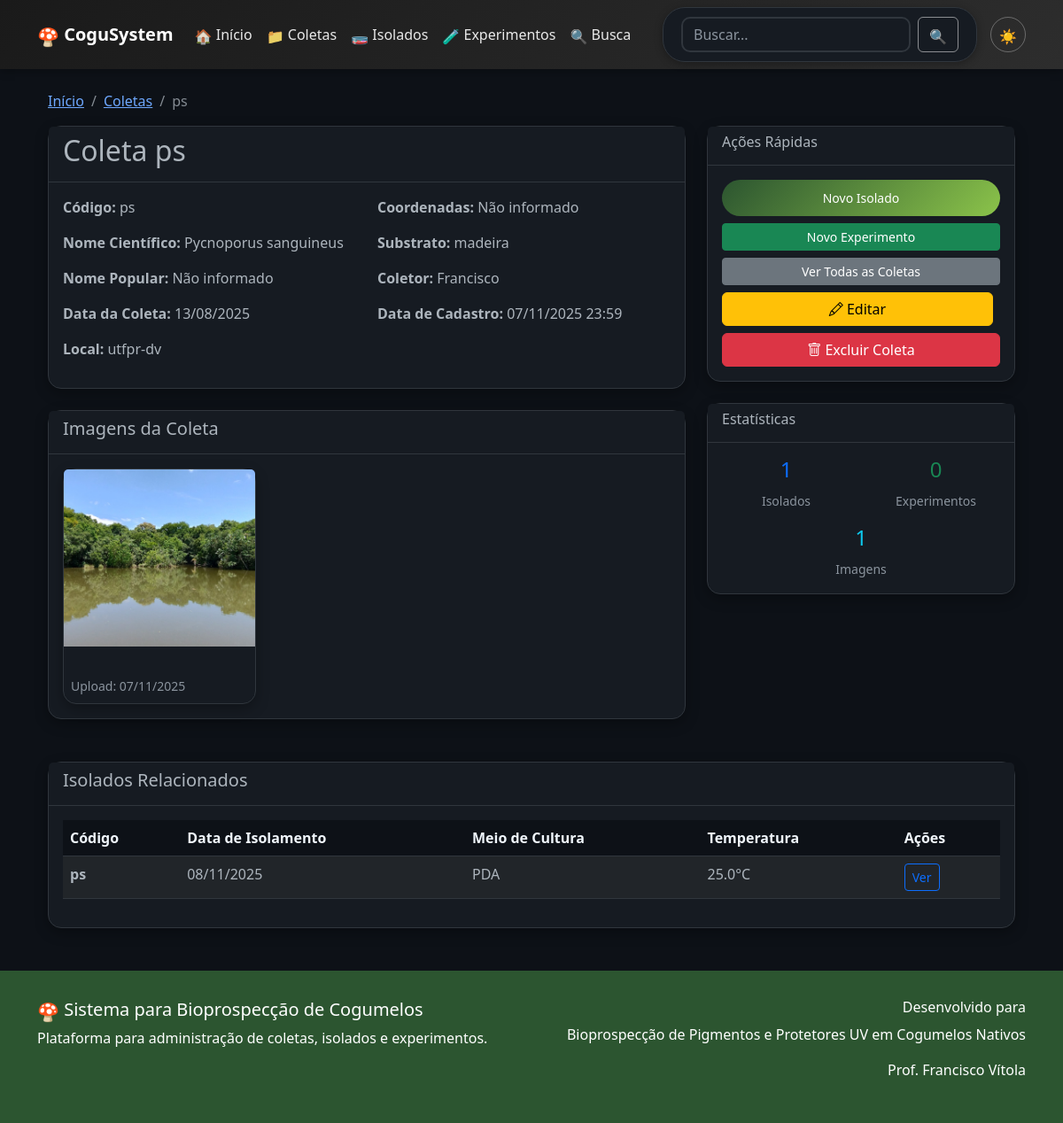
Screenshot of /coleta/1 with the database file from the repository.
### app.py (models this page shows)
class Coleta(db.Model):
    id = db.Column(db.Integer, primary_key=True)
    codigo = db.Column(db.String(50), unique=True, nullable=False)
    nome_cientifico = db.Column(db.String(200))
    nome_popular = db.Column(db.String(200))
    data_coleta = db.Column(db.Date, nullable=False)
    local_coleta = db.Column(db.String(500))
    coordenadas = db.Column(db.String(100))
    substrato = db.Column(db.String(200))
    coletor = db.Column(db.String(200))
    observacoes = db.Column(db.Text)
    data_cadastro = db.Column(db.DateTime, default=datetime.utcnow)
    isolados = db.relationship('Isolado', backref='coleta', lazy=True, cascade='all, delete-orphan')
    experimentos = db.relationship('Experimento', backref='coleta', lazy=True, cascade='all, delete-orphan')
    imagens = db.relationship('ImagemColeta', back_populates='coleta', lazy=True, cascade='all, delete-orphan')

class ImagemColeta(db.Model):
    id = db.Column(db.Integer, primary_key=True)
    coleta_id = db.Column(db.Integer, db.ForeignKey('coleta.id'), nullable=False)
    nome_arquivo = db.Column(db.String(255), nullable=False)
    descricao = db.Column(db.String(500))
    data_upload = db.Column(db.DateTime, default=datetime.utcnow)
    coleta = db.relationship('Coleta', back_populates='imagens')

class Isolado(db.Model):
    id = db.Column(db.Integer, primary_key=True)
    codigo = db.Column(db.String(50), unique=True, nullable=False)
    coleta_id = db.Column(db.Integer, db.ForeignKey('coleta.id'), nullable=True)
    origem_tipo = db.Column(db.String(20), nullable=False, default='coleta')
    origem_instituicao = db.Column(db.String(255))
    especie_nome_cientifico = db.Column(db.String(200))
    data_isolamento = db.Column(db.Date, nullable=False)
    meio_cultura = db.Column(db.String(100))
    temperatura_incubacao = db.Column(db.Float)
    observacoes = db.Column(db.Text)
    data_cadastro = db.Column(db.DateTime, default=datetime.utcnow)
    repiques = db.relationship('Repique', backref='isolado', lazy=True, cascade='all, delete-orphan')
    experimentos = db.relationship('Experimento', backref='isolado', lazy=True, cascade='all, delete-orphan')
    imagens = db.relationship('ImagemIsolado', back_populates='isolado', lazy=True, cascade='all, delete-orphan')

### app.py (the view)
@app.route('/coleta/<int:id>')
def coleta_detalhe(id):
    coleta = Coleta.query.get_or_404(id)
    return render_template('coleta_detalhe.html', coleta=coleta)

### templates/coleta_detalhe.html (shortened to what this page needs)
{% extends "base.html" %}
{% block content %}
<div class="container mt-4">
    <div class="row">
        <div class="col-12">
            <nav aria-label="breadcrumb">
                <ol class="breadcrumb">
                    <li class="breadcrumb-item"><a href="{{ url_for('index') }}">Início</a></li>
                    <li class="breadcrumb-item"><a href="{{ url_for('coletas') }}">Coletas</a></li>
                    <li class="breadcrumb-item active" aria-current="page">{{ coleta.codigo }}</li>
                </ol>
            </nav>
        </div>
    </div>
    <div class="row">
        <div class="col-lg-8">
            <div class="card mb-4">
                <div class="card-header">
                    <h2> Coleta {{ coleta.codigo }}</h2>
                </div>
                <div class="card-body">
                    <div class="row">
                        <div class="col-md-6">
                            <p><strong>Código:</strong> {{ coleta.codigo }}</p>
                            <p><strong>Nome Científico:</strong> {{ coleta.nome_cientifico or 'Não informado' }}</p>
                            <p><strong>Nome Popular:</strong> {{ coleta.nome_popular or 'Não informado' }}</p>
                            <p><strong>Data da Coleta:</strong> {{ coleta.data_coleta.strftime('%d/%m/%Y') }}</p>
                            <p><strong>Local:</strong> {{ coleta.local_coleta or 'Não informado' }}</p>
                        </div>
                        <div class="col-md-6">
                            <p><strong>Coordenadas:</strong> {{ coleta.coordenadas or 'Não informado' }}</p>
                            <p><strong>Substrato:</strong> {{ coleta.substrato or 'Não informado' }}</p>
                            <p><strong>Coletor:</strong> {{ coleta.coletor or 'Não informado' }}</p>
                            <p><strong>Data de Cadastro:</strong> {{ coleta.data_cadastro.strftime('%d/%m/%Y %H:%M') }}</p>
                        </div>
                    </div>
                </div>
            </div>
            {% if coleta.imagens %}
            <div class="card mb-4">
                <div class="card-header">
                    <h5> Imagens da Coleta</h5>
                </div>
                <div class="card-body">
                    <div class="row g-3">
                        {% for imagem in coleta.imagens %}
                        <div class="col-md-4 col-sm-6">
                            <div class="card h-100">
                                <img src="{{ url_for('uploaded_file', filename=imagem.nome_arquivo) }}"
                                     class="card-img-top open-image-modal"
                                     style="height: 200px; object-fit: cover; cursor: pointer;"
                                     data-image-src="{{ url_for('uploaded_file', filename=imagem.nome_arquivo) }}"
                                     data-image-description="{{ imagem.descricao or 'Sem descrição' }}"
                                     alt="Imagem da coleta">
                                <div class="card-body p-2">
                                    <br>
                                    <small class="text-muted">Upload: {{ imagem.data_upload.strftime('%d/%m/%Y') }}</small>
                                </div>
                            </div>
                        </div>
                        {% endfor %}
                    </div>
                </div>
            </div>
            {% endif %}
        </div>
        <div class="col-lg-4">
            <div class="card mb-4">
                <div class="card-header">
                    <h6> Ações Rápidas</h6>
                </div>
                <div class="card-body">
                    <div class="d-grid gap-2">
                        <a href="{{ url_for('novo_isolado') }}?coleta_id={{ coleta.id }}" class="btn btn-primary btn-sm">
                             Novo Isolado
                        </a>
                        <a href="{{ url_for('novo_experimento') }}?coleta_id={{ coleta.id }}" class="btn btn-success btn-sm">
                             Novo Experimento
                        </a>
                        <a href="{{ url_for('coletas') }}" class="btn btn-secondary btn-sm">
                             Ver Todas as Coletas
                        </a>
                        <a href="{{ url_for('editar_coleta', id=coleta.id) }}" class="btn btn-warning me-2">
                            <i class="bi bi-pencil"></i> Editar
                        </a>
                        <button type="button" class="btn btn-danger delete-coleta-detalhe-btn"
                                data-coleta-id="{{ coleta.id }}">
                            <i class="bi bi-trash"></i> Excluir Coleta
                        </button>
                    </div>
                </div>
            </div>
            <div class="card mb-4">
                <div class="card-header">
                    <h6> Estatísticas</h6>
                </div>
                <div class="card-body">
                    <div class="row text-center">
                        <div class="col-6">
                            <h4 class="text-primary">{{ coleta.isolados|length }}</h4>
                            <small class="text-muted">Isolados</small>
                        </div>
                        <div class="col-6">
                            <h4 class="text-success">{{ coleta.experimentos|length }}</h4>
                            <small class="text-muted">Experimentos</small>
                        </div>
                    </div>
                    <div class="row text-center mt-3">
                        <div class="col-12">
                            <h4 class="text-info">{{ coleta.imagens|length }}</h4>
                            <small class="text-muted">Imagens</small>
                        </div>
                    </div>
                </div>
            </div>
        </div>
    </div>
    {% if coleta.isolados %}
    <div class="row mt-4">
        <div class="col-12">
            <div class="card">
                <div class="card-header">
                    <h5> Isolados Relacionados</h5>
                </div>
                <div class="card-body">
                    <div class="table-responsive">
                        <table class="table table-hover">
                            <thead>
                                <tr>
                                    <th>Código</th>
                                    <th>Data de Isolamento</th>
                                    <th>Meio de Cultura</th>
                                    <th>Temperatura</th>
                                    <th>Ações</th>
                                </tr>
                            </thead>
                            <tbody>
                                {% for isolado in coleta.isolados %}
                                <tr>
                                    <td><strong>{{ isolado.codigo }}</strong></td>
                                    <td>{{ isolado.data_isolamento.strftime('%d/%m/%Y') }}</td>
                                    <td>{{ isolado.meio_cultura }}</td>
                                    <td>{{ isolado.temperatura_incubacao or 'N/A' }}°C</td>
                                    <td>
                                        <a href="{{ url_for('isolado_detalhe', id=isolado.id) }}" class="btn btn-sm btn-outline-primary">
                                             Ver
                                        </a>
                                    </td>
                                </tr>
                                {% endfor %}
                            </tbody>
                        </table>
                    </div>
                </div>
            </div>
        </div>
    </div>
    {% endif %}
</div>
{% endblock %}

### templates/base.html (shortened to what this page needs)
<!DOCTYPE html>
<html lang="pt-BR" data-bs-theme="dark">
<head>
    <link href="https://cdn.jsdelivr.net/npm/bootstrap@5.3.0/dist/css/bootstrap.min.css" rel="stylesheet">
    <link href="https://cdn.jsdelivr.net/npm/bootstrap-icons@1.11.3/font/bootstrap-icons.css" rel="stylesheet">
</head>
<body>
    <nav class="navbar navbar-expand-lg navbar-dark">
        <div class="container">
            <a class="navbar-brand" href="{{ url_for('index') }}">
                <i class="bi bi-mushroom"></i> CoguSystem
            </a>
            <div class="collapse navbar-collapse" id="navbarNav">
                <ul class="navbar-nav me-auto">
                    <li class="nav-item">
                        <a class="nav-link" href="{{ url_for('index') }}">
                            <i class="bi bi-house"></i> Início
                        </a>
                    </li>
                    <li class="nav-item">
                        <a class="nav-link" href="{{ url_for('coletas') }}">
                            <i class="bi bi-collection"></i> Coletas
                        </a>
                    </li>
                    <li class="nav-item">
                        <a class="nav-link" href="{{ url_for('isolados') }}">
                            <i class="bi bi-petri-dish"></i> Isolados
                        </a>
                    </li>
                    <li class="nav-item">
                        <a class="nav-link" href="{{ url_for('experimentos') }}">
                            <i class="bi bi-flask"></i> Experimentos
                        </a>
                    </li>
                    <li class="nav-item">
                        <a class="nav-link" href="{{ url_for('busca') }}">
                            <i class="bi bi-search"></i> Busca
                        </a>
                    </li>
                </ul>
                <form class="d-flex search-box" action="{{ url_for('busca') }}" method="GET">
                    <input class="form-control me-2" type="search" name="q" placeholder="Buscar..." aria-label="Search">
                    <button class="btn btn-outline-light" type="submit">
                        <i class="bi bi-search"></i>
                    </button>
                </form>
                <button class="theme-toggle" id="themeToggle" title="Alternar tema">
                    <i class="bi bi-moon" id="themeIcon"></i>
                </button>
            </div>
        </div>
    </nav>
    <main class="container my-4">
        {% block content %}{% endblock %}
    </main>
    <footer class="footer">
        <div class="container">
            <div class="row">
                <div class="col-md-6">
                    <h5><i class="bi bi-mushroom"></i> Sistema para Bioprospecção de Cogumelos</h5>
                    <p>Plataforma para administração de coletas, isolados e experimentos.</p>
                </div>
                <div class="col-md-6 text-md-end">
                    <h6>Desenvolvido para</h6>
                    <p>Bioprospecção de Pigmentos e Protetores UV em Cogumelos Nativos</p>
                    <p>Prof. Francisco Vítola</p>
                </div>
            </div>
        </div>
    </footer>
</body>
</html>

### templates/base.html (style rules this page uses)
:root { --primary-color: #2c5530; --secondary-color: #8bc34a; --accent-color: #ff9800; --bg-primary: #f8f9fa; --bg-secondary: #ffffff; --text-primary: #212529; --text-secondary: #6c757d; --border-color: #e9ecef; --card-shadow: rgba(0,0,0,0.08); --navbar-bg: linear-gradient(135deg, var(--primary-color), var(--secondary-color)); }
[data-bs-theme="dark"] { --bg-primary: #0d1117; --bg-secondary: #161b22; --text-primary: #f0f6fc; --text-secondary: #8b949e; --border-color: #30363d; --card-shadow: rgba(0,0,0,0.3); --navbar-bg: linear-gradient(135deg, #1a1a1a, #2d2d2d); }
body { background-color: var(--bg-primary); color: var(--text-primary); font-family: 'Segoe UI', Tahoma, Geneva, Verdana, sans-serif; transition: background-color 0.3s ease, color 0.3s ease; }
.navbar { background: var(--navbar-bg); box-shadow: 0 2px 10px rgba(0,0,0,0.3); }
.navbar-brand { font-weight: bold; color: white !important; }
.nav-link { color: rgba(255,255,255,0.9) !important; transition: all 0.3s ease; }
.card { background-color: var(--bg-secondary); border: 1px solid var(--border-color); border-radius: 15px; box-shadow: 0 5px 15px var(--card-shadow); transition: transform 0.3s ease, box-shadow 0.3s ease; }
.card-header { background-color: var(--bg-secondary); border-bottom: 1px solid var(--border-color); }
.btn-primary { background: linear-gradient(135deg, var(--primary-color), var(--secondary-color)); border: none; border-radius: 25px; padding: 10px 25px; transition: all 0.3s ease; }
.footer { background: var(--primary-color); color: white; padding: 2rem 0; margin-top: 3rem; }
.search-box { background: var(--bg-secondary); border: 1px solid var(--border-color); border-radius: 25px; padding: 10px 20px; box-shadow: 0 2px 10px var(--card-shadow); }
.form-control, .form-select { background-color: var(--bg-secondary); color: var(--text-primary); border: 2px solid var(--border-color); border-radius: 10px; transition: all 0.3s ease; }
.form-control::placeholder { color: var(--text-secondary); }
.table { background-color: var(--bg-secondary); color: var(--text-primary); }
.table th { background-color: var(--bg-primary); border-color: var(--border-color); color: var(--text-primary); }
.table td { border-color: var(--border-color); }
.text-muted { color: var(--text-secondary) !important; }
.btn-outline-light { color: rgba(255,255,255,0.9); border-color: rgba(255,255,255,0.5); }
.theme-toggle { background: none; border: 1px solid rgba(255,255,255,0.3); color: white; border-radius: 50%; width: 40px; height: 40px; display: flex; align-items: center; justify-content: center; transition: all 0.3s ease; margin-left: 15px; }
.bi { display: inline-block; font-style: normal; font-variant: normal; text-rendering: auto; line-height: 1; }
.bi-petri-dish::before { content: "🧫"; }
.bi-flask::before { content: "🧪"; }
.bi-house::before { content: "🏠"; }
.bi-collection::before { content: "📁"; }
.bi-search::before { content: "🔍"; }
.bi-mushroom::before { content: "🍄"; }
.bi-sun::before { content: "☀️"; }

### rows the page displays
Coleta: codigo "ps", nome_cientifico "Pycnoporus sanguineus", nome_popular "Não informado", data_coleta "13/08/2025", local_coleta "utfpr-dv", coordenadas "Não informado", substrato "madeira", coletor "Francisco", data_cadastro "07/11/2025 23:59"
ImagemColeta: nome_arquivo (picture), data_upload "07/11/2025"
Isolado: codigo "ps", data_isolamento "08/11/2025", meio_cultura "PDA", temperatura_incubacao "25.0"

### other values shown
{{ coleta.isolados|length }} "1"
{{ coleta.experimentos|length }} "0"
{{ coleta.imagens|length }} "1"
